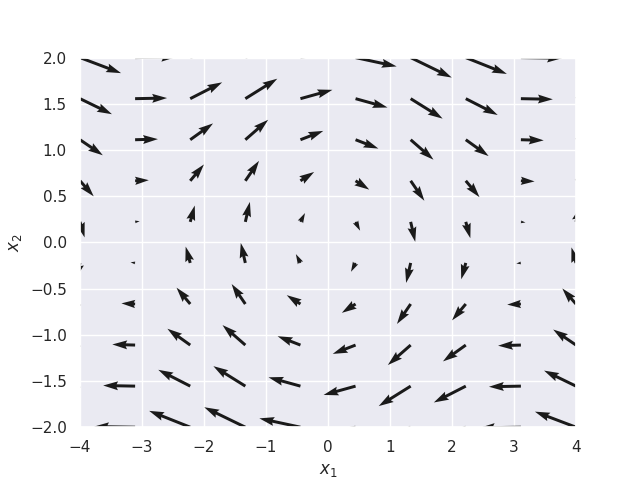

Generate this figure with Python:
import matplotlib.pyplot as plt
from numpy import linspace, meshgrid, sin, zeros
import seaborn as sns

sns.set()


def dx(t, x):
    return x[1], -sin(x[0])


if __name__ == "__main__":
    t = 0

    x1 = linspace(-4, 4, 10)
    x2 = linspace(-2, 2, 10)

    X1, X2 = meshgrid(x1, x2)

    u, v  = zeros(X1.shape), zeros(X2.shape)
    
    num_1, num_2 = X1.shape
    for i in range(num_1):
        for j in range(num_2):
            x = X1[i, j]
            y = X2[i, j]
            u[i, j], v[i, j] = dx(t, [x, y])
            
    fig, ax = plt.subplots()
    ax.quiver(X1, X2, u, v)
    ax.set_xlim((-4, 4))
    ax.set_ylim((-2, 2))
    ax.set_xlabel(r'$x_1$')
    ax.set_ylabel(r'$x_2$')
    plt.savefig("phase_plot.png")
